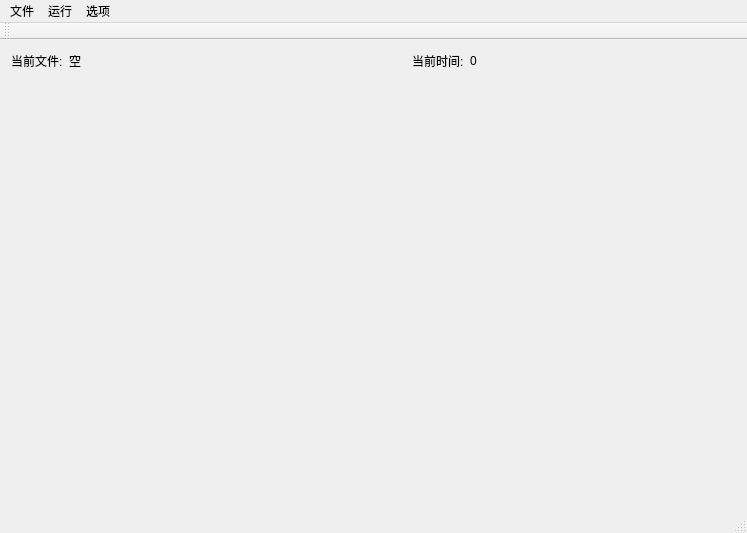
<?xml version="1.0" encoding="UTF-8"?>
<ui version="4.0">
 <class>MainWindow</class>
 <widget class="QMainWindow" name="MainWindow">
  <property name="geometry">
   <rect>
    <x>0</x>
    <y>0</y>
    <width>747</width>
    <height>533</height>
   </rect>
  </property>
  <property name="sizePolicy">
   <sizepolicy hsizetype="Fixed" vsizetype="Fixed">
    <horstretch>0</horstretch>
    <verstretch>0</verstretch>
   </sizepolicy>
  </property>
  <property name="minimumSize">
   <size>
    <width>0</width>
    <height>0</height>
   </size>
  </property>
  <property name="windowTitle">
   <string>DFMB模拟系统</string>
  </property>
  <widget class="QWidget" name="centralWidget">
   <layout class="QGridLayout" name="gridLayout">
    <item row="0" column="0">
     <layout class="QHBoxLayout" name="horizontalLayout_3">
      <property name="sizeConstraint">
       <enum>QLayout::SetFixedSize</enum>
      </property>
      <item>
       <layout class="QHBoxLayout" name="horizontalLayout">
        <item>
         <widget class="QLabel" name="label">
          <property name="sizePolicy">
           <sizepolicy hsizetype="Preferred" vsizetype="Fixed">
            <horstretch>0</horstretch>
            <verstretch>0</verstretch>
           </sizepolicy>
          </property>
          <property name="text">
           <string>当前文件:</string>
          </property>
         </widget>
        </item>
        <item>
         <widget class="QLabel" name="labelFileName">
          <property name="sizePolicy">
           <sizepolicy hsizetype="Preferred" vsizetype="Fixed">
            <horstretch>0</horstretch>
            <verstretch>0</verstretch>
           </sizepolicy>
          </property>
          <property name="text">
           <string>空</string>
          </property>
         </widget>
        </item>
       </layout>
      </item>
      <item>
       <spacer name="horizontalSpacer">
        <property name="orientation">
         <enum>Qt::Horizontal</enum>
        </property>
        <property name="sizeType">
         <enum>QSizePolicy::Expanding</enum>
        </property>
        <property name="sizeHint" stdset="0">
         <size>
          <width>40</width>
          <height>20</height>
         </size>
        </property>
       </spacer>
      </item>
      <item>
       <layout class="QHBoxLayout" name="horizontalLayout_2">
        <item>
         <widget class="QLabel" name="label_3">
          <property name="sizePolicy">
           <sizepolicy hsizetype="Preferred" vsizetype="Fixed">
            <horstretch>0</horstretch>
            <verstretch>0</verstretch>
           </sizepolicy>
          </property>
          <property name="text">
           <string>当前时间:</string>
          </property>
         </widget>
        </item>
        <item>
         <widget class="QLabel" name="labelCurTime">
          <property name="sizePolicy">
           <sizepolicy hsizetype="Preferred" vsizetype="Fixed">
            <horstretch>0</horstretch>
            <verstretch>0</verstretch>
           </sizepolicy>
          </property>
          <property name="text">
           <string>0</string>
          </property>
         </widget>
        </item>
        <item>
         <spacer name="horizontalSpacer_2">
          <property name="orientation">
           <enum>Qt::Horizontal</enum>
          </property>
          <property name="sizeHint" stdset="0">
           <size>
            <width>40</width>
            <height>20</height>
           </size>
          </property>
         </spacer>
        </item>
       </layout>
      </item>
     </layout>
    </item>
    <item row="1" column="0">
     <spacer name="verticalSpacer">
      <property name="orientation">
       <enum>Qt::Vertical</enum>
      </property>
      <property name="sizeHint" stdset="0">
       <size>
        <width>20</width>
        <height>40</height>
       </size>
      </property>
     </spacer>
    </item>
   </layout>
  </widget>
  <widget class="QMenuBar" name="menuBar">
   <property name="geometry">
    <rect>
     <x>0</x>
     <y>0</y>
     <width>747</width>
     <height>23</height>
    </rect>
   </property>
   <widget class="QMenu" name="menuTEST">
    <property name="title">
     <string>文件</string>
    </property>
    <addaction name="actionOpenFile"/>
   </widget>
   <widget class="QMenu" name="menu">
    <property name="title">
     <string>运行</string>
    </property>
    <addaction name="actionReset"/>
    <addaction name="actionPreviousStep"/>
    <addaction name="actionNextStep"/>
    <addaction name="actionPlayAll"/>
   </widget>
   <widget class="QMenu" name="menu_2">
    <property name="title">
     <string>选项</string>
    </property>
    <addaction name="actionSound"/>
    <addaction name="actionWash"/>
    <addaction name="separator"/>
    <addaction name="actionSetDFMB"/>
   </widget>
   <addaction name="menuTEST"/>
   <addaction name="menu"/>
   <addaction name="menu_2"/>
  </widget>
  <widget class="QToolBar" name="mainToolBar">
   <attribute name="toolBarArea">
    <enum>TopToolBarArea</enum>
   </attribute>
   <attribute name="toolBarBreak">
    <bool>false</bool>
   </attribute>
  </widget>
  <widget class="QStatusBar" name="statusBar"/>
  <action name="actionReset">
   <property name="text">
    <string>复位</string>
   </property>
  </action>
  <action name="actionOpenFile">
   <property name="text">
    <string>打开文件</string>
   </property>
  </action>
  <action name="actionPreviousStep">
   <property name="text">
    <string>上一步</string>
   </property>
   <property name="shortcut">
    <string>F3</string>
   </property>
  </action>
  <action name="actionNextStep">
   <property name="text">
    <string>下一步</string>
   </property>
   <property name="shortcut">
    <string>F4</string>
   </property>
  </action>
  <action name="actionPlayAll">
   <property name="text">
    <string>全部播放</string>
   </property>
   <property name="shortcut">
    <string>F5</string>
   </property>
  </action>
  <action name="actionSound">
   <property name="checkable">
    <bool>true</bool>
   </property>
   <property name="text">
    <string>音效</string>
   </property>
  </action>
  <action name="actionWash">
   <property name="checkable">
    <bool>true</bool>
   </property>
   <property name="text">
    <string>清洗</string>
   </property>
  </action>
  <action name="actionSetDFMB">
   <property name="text">
    <string>DFMB设置</string>
   </property>
  </action>
 </widget>
 <layoutdefault spacing="6" margin="11"/>
 <resources/>
 <connections/>
</ui>
